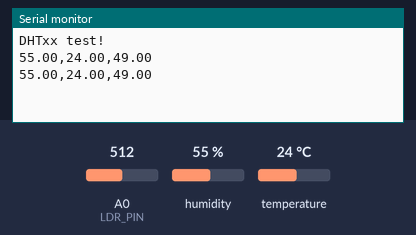
A sketch run on a simulated Arduino Uno, built with avr-gcc and run on an emulated ATmega328P. Parts: the last lines printed to the serial monitor. Inputs (shaded band) come from the test bench; at power-on: humidity 55 %, A0 (LDR_PIN) = 512, temperature 24 °C.

Above: at 4.8 s.
4.9 s: humidity set to 22 %
At 7.5 s:
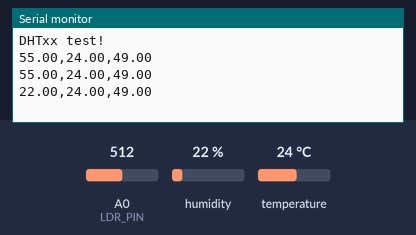
7.9 s: A0 (LDR_PIN) set to 716
At 8.8 s:
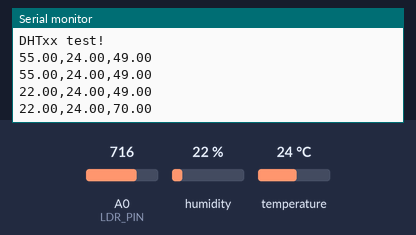
10.9 s: temperature set to 12 °C
At 13.5 s:
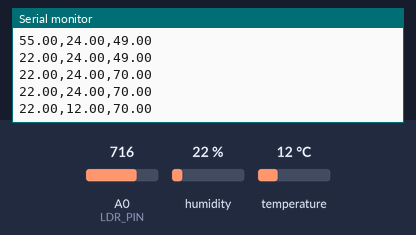
13.9 s: A0 (LDR_PIN) set to 900
At 14.8 s:
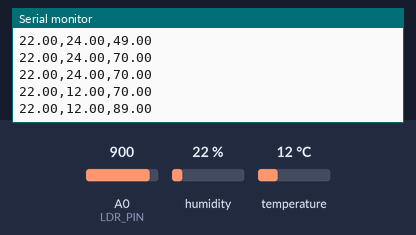
16.9 s: humidity set to 40 %
At 19.7 s:
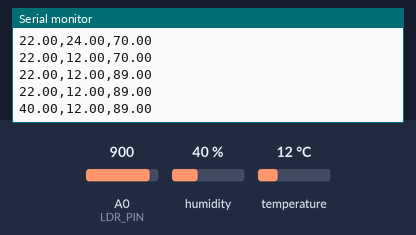
Timing chart, 0 to 20.9 s (numbered marks = the images above; inputs shaded):
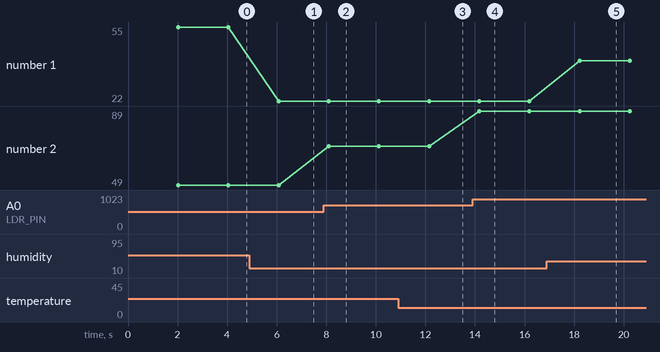

Measured:
- after the input at 4.9 s, the serial monitor: prints a new line after 1.2 s (image 1)
- after the input at 7.9 s, the serial monitor: prints a new line after 0.20 s (image 2)
- after the input at 10.9 s, the serial monitor: prints a new line after 1.2 s (image 3)
- after the input at 13.9 s, the serial monitor: prints a new line after 0.27 s (image 4)
- after the input at 16.9 s, the serial monitor: prints a new line after 1.3 s (image 5)
- plotted number 1: 55 → 22 after the input at 4.9 s, 22 → 40 after the input at 16.9 s
- plotted number 2: 49 → 70 after the input at 7.9 s, 70 → 89 after the input at 13.9 s

The sketch:

Temp_and_Hum_Read.ino
```cpp
// Libreria DHT
#include "DHT.h"

// Pin digitale di arduino connesso al DHT
#define DHTPIN 3

#define LDR_PIN A0

// tipo del sensore: DHT 11
#define DHTTYPE DHT11

DHT dht(DHTPIN, DHTTYPE);

void setup() {
  Serial.begin(9600);
  Serial.println(F("DHTxx test!"));

  dht.begin();
}

void loop() {
  // Attesa di 2 secondi prima di fornire la misura.
  delay(2000);

  // Lettura dell'umidità
  float h = dht.readHumidity();
  // Lettura della temperatura in gradi Celsius
  float t = dht.readTemperature();

  // Verifica se le si presenta un errore di lettura (e riprova nuovamente)
  if (isnan(h) || isnan(t)) {
    Serial.println(F("Impossibile leggere dal sensore DHT!"));
    return;
  }


  float luminosita = misuraLuminosita();

  Serial.print(h);
  Serial.print(",");
  Serial.print(t);
  Serial.print(",");
  Serial.println(luminosita);
}
float misuraLuminosita() {
  int valore_ldr = analogRead(LDR_PIN);
  float val_ldr_convertito = map(valore_ldr, 20, 1005, 0, 100);

  return val_ldr_convertito;
}
```
